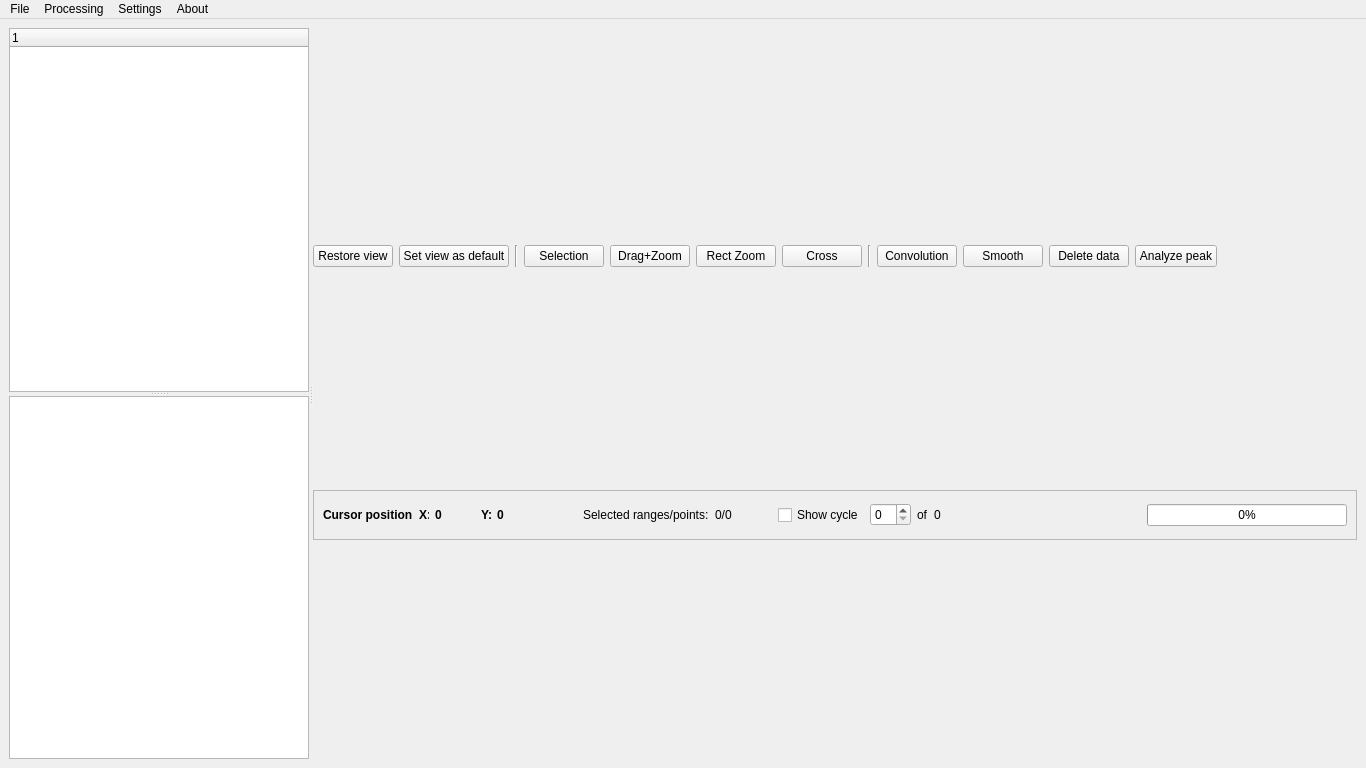
<?xml version="1.0" encoding="UTF-8"?>
<ui version="4.0">
 <class>MainWindow</class>
 <widget class="QMainWindow" name="MainWindow">
  <property name="geometry">
   <rect>
    <x>0</x>
    <y>0</y>
    <width>1366</width>
    <height>768</height>
   </rect>
  </property>
  <property name="minimumSize">
   <size>
    <width>1000</width>
    <height>600</height>
   </size>
  </property>
  <property name="windowTitle">
   <string>MainWindow</string>
  </property>
  <widget class="QWidget" name="centralwidget">
   <layout class="QHBoxLayout" name="horizontalLayout_6" stretch="0">
    <item>
     <widget class="QSplitter" name="splitter_2">
      <property name="orientation">
       <enum>Qt::Horizontal</enum>
      </property>
      <widget class="QSplitter" name="splitter">
       <property name="orientation">
        <enum>Qt::Vertical</enum>
       </property>
       <widget class="QTreeWidget" name="treeWidget">
        <property name="sizePolicy">
         <sizepolicy hsizetype="Fixed" vsizetype="Expanding">
          <horstretch>0</horstretch>
          <verstretch>0</verstretch>
         </sizepolicy>
        </property>
        <property name="minimumSize">
         <size>
          <width>300</width>
          <height>300</height>
         </size>
        </property>
        <column>
         <property name="text">
          <string notr="true">1</string>
         </property>
        </column>
       </widget>
       <widget class="QPlainTextEdit" name="plainTextEdit">
        <property name="sizePolicy">
         <sizepolicy hsizetype="Fixed" vsizetype="Expanding">
          <horstretch>0</horstretch>
          <verstretch>0</verstretch>
         </sizepolicy>
        </property>
        <property name="minimumSize">
         <size>
          <width>300</width>
          <height>150</height>
         </size>
        </property>
        <property name="maximumSize">
         <size>
          <width>16777215</width>
          <height>400</height>
         </size>
        </property>
        <property name="readOnly">
         <bool>true</bool>
        </property>
        <property name="tabStopDistance">
         <double>20.000000000000000</double>
        </property>
       </widget>
      </widget>
      <widget class="QWidget" name="layoutWidget">
       <layout class="QVBoxLayout" name="verticalLayout">
        <item>
         <layout class="QHBoxLayout" name="horizontalLayout">
          <property name="sizeConstraint">
           <enum>QLayout::SetDefaultConstraint</enum>
          </property>
          <item>
           <widget class="QPushButton" name="DefaultViewButton">
            <property name="text">
             <string>Restore view</string>
            </property>
           </widget>
          </item>
          <item>
           <widget class="QPushButton" name="SaveViewButton">
            <property name="text">
             <string>Set view as default</string>
            </property>
           </widget>
          </item>
          <item>
           <widget class="Line" name="line">
            <property name="orientation">
             <enum>Qt::Vertical</enum>
            </property>
           </widget>
          </item>
          <item>
           <widget class="QPushButton" name="SelectionButton">
            <property name="text">
             <string>Selection</string>
            </property>
            <property name="checkable">
             <bool>true</bool>
            </property>
           </widget>
          </item>
          <item>
           <widget class="QPushButton" name="DragAndDropButton">
            <property name="text">
             <string>Drag+Zoom</string>
            </property>
            <property name="checkable">
             <bool>true</bool>
            </property>
           </widget>
          </item>
          <item>
           <widget class="QPushButton" name="ZoomInButton">
            <property name="text">
             <string>Rect Zoom</string>
            </property>
            <property name="checkable">
             <bool>true</bool>
            </property>
           </widget>
          </item>
          <item>
           <widget class="QPushButton" name="CrossButton">
            <property name="text">
             <string>Cross</string>
            </property>
           </widget>
          </item>
          <item>
           <widget class="Line" name="line_2">
            <property name="frameShadow">
             <enum>QFrame::Sunken</enum>
            </property>
            <property name="orientation">
             <enum>Qt::Vertical</enum>
            </property>
           </widget>
          </item>
          <item>
           <widget class="QPushButton" name="ConvolutionButton">
            <property name="text">
             <string>Convolution</string>
            </property>
           </widget>
          </item>
          <item>
           <widget class="QPushButton" name="SmoothButton">
            <property name="text">
             <string>Smooth</string>
            </property>
           </widget>
          </item>
          <item>
           <widget class="QPushButton" name="DeleteDataButton">
            <property name="text">
             <string>Delete data</string>
            </property>
           </widget>
          </item>
          <item>
           <widget class="QPushButton" name="AnalyzePeakButton">
            <property name="text">
             <string>Analyze peak</string>
            </property>
           </widget>
          </item>
          <item>
           <spacer name="horizontalSpacer">
            <property name="orientation">
             <enum>Qt::Horizontal</enum>
            </property>
            <property name="sizeHint" stdset="0">
             <size>
              <width>40</width>
              <height>20</height>
             </size>
            </property>
           </spacer>
          </item>
         </layout>
        </item>
        <item>
         <layout class="QGridLayout" name="gridLayout"/>
        </item>
        <item>
         <widget class="QFrame" name="frame">
          <property name="minimumSize">
           <size>
            <width>0</width>
            <height>30</height>
           </size>
          </property>
          <property name="maximumSize">
           <size>
            <width>16777215</width>
            <height>50</height>
           </size>
          </property>
          <property name="frameShape">
           <enum>QFrame::StyledPanel</enum>
          </property>
          <property name="frameShadow">
           <enum>QFrame::Sunken</enum>
          </property>
          <property name="lineWidth">
           <number>1</number>
          </property>
          <layout class="QHBoxLayout" name="horizontalLayout_5">
           <item>
            <layout class="QHBoxLayout" name="horizontalLayout_2">
             <item>
              <widget class="QLabel" name="label">
               <property name="font">
                <font>
                 <italic>false</italic>
                 <bold>true</bold>
                 <underline>false</underline>
                </font>
               </property>
               <property name="text">
                <string>Cursor position</string>
               </property>
              </widget>
             </item>
             <item>
              <widget class="QLabel" name="label_2">
               <property name="maximumSize">
                <size>
                 <width>10</width>
                 <height>16777215</height>
                </size>
               </property>
               <property name="font">
                <font>
                 <bold>true</bold>
                </font>
               </property>
               <property name="text">
                <string>X:</string>
               </property>
              </widget>
             </item>
             <item>
              <widget class="QLabel" name="label_X">
               <property name="minimumSize">
                <size>
                 <width>40</width>
                 <height>0</height>
                </size>
               </property>
               <property name="font">
                <font>
                 <bold>true</bold>
                </font>
               </property>
               <property name="text">
                <string>0</string>
               </property>
              </widget>
             </item>
             <item>
              <widget class="QLabel" name="label_3">
               <property name="maximumSize">
                <size>
                 <width>10</width>
                 <height>16777215</height>
                </size>
               </property>
               <property name="font">
                <font>
                 <bold>true</bold>
                </font>
               </property>
               <property name="text">
                <string>Y:</string>
               </property>
              </widget>
             </item>
             <item>
              <widget class="QLabel" name="label_Y">
               <property name="minimumSize">
                <size>
                 <width>40</width>
                 <height>0</height>
                </size>
               </property>
               <property name="font">
                <font>
                 <bold>true</bold>
                </font>
               </property>
               <property name="text">
                <string>0</string>
               </property>
              </widget>
             </item>
            </layout>
           </item>
           <item>
            <spacer name="horizontalSpacer_3">
             <property name="orientation">
              <enum>Qt::Horizontal</enum>
             </property>
             <property name="sizeType">
              <enum>QSizePolicy::Preferred</enum>
             </property>
             <property name="sizeHint" stdset="0">
              <size>
               <width>40</width>
               <height>20</height>
              </size>
             </property>
            </spacer>
           </item>
           <item>
            <layout class="QHBoxLayout" name="horizontalLayout_3">
             <item>
              <widget class="QLabel" name="label_4">
               <property name="text">
                <string>Selected ranges/points:</string>
               </property>
              </widget>
             </item>
             <item>
              <widget class="QLabel" name="label_SelectedPointsCount">
               <property name="text">
                <string>0/0</string>
               </property>
              </widget>
             </item>
            </layout>
           </item>
           <item>
            <spacer name="horizontalSpacer_4">
             <property name="orientation">
              <enum>Qt::Horizontal</enum>
             </property>
             <property name="sizeType">
              <enum>QSizePolicy::Preferred</enum>
             </property>
             <property name="sizeHint" stdset="0">
              <size>
               <width>40</width>
               <height>20</height>
              </size>
             </property>
            </spacer>
           </item>
           <item>
            <layout class="QHBoxLayout" name="horizontalLayout_4">
             <item>
              <widget class="QCheckBox" name="checkBox_particularCycle">
               <property name="text">
                <string>Show cycle</string>
               </property>
              </widget>
             </item>
             <item>
              <widget class="QSpinBox" name="spinBox_numberOfCycle"/>
             </item>
             <item>
              <widget class="QLabel" name="label_5">
               <property name="text">
                <string>of</string>
               </property>
              </widget>
             </item>
             <item>
              <widget class="QLabel" name="label_numberOfCycles">
               <property name="text">
                <string>0</string>
               </property>
              </widget>
             </item>
            </layout>
           </item>
           <item>
            <spacer name="horizontalSpacer_2">
             <property name="orientation">
              <enum>Qt::Horizontal</enum>
             </property>
             <property name="sizeHint" stdset="0">
              <size>
               <width>186</width>
               <height>20</height>
              </size>
             </property>
            </spacer>
           </item>
           <item>
            <widget class="QProgressBar" name="progressBar">
             <property name="maximumSize">
              <size>
               <width>300</width>
               <height>16777215</height>
              </size>
             </property>
             <property name="value">
              <number>0</number>
             </property>
             <property name="alignment">
              <set>Qt::AlignCenter</set>
             </property>
             <property name="textVisible">
              <bool>true</bool>
             </property>
            </widget>
           </item>
          </layout>
         </widget>
        </item>
       </layout>
      </widget>
     </widget>
    </item>
   </layout>
  </widget>
  <widget class="QMenuBar" name="menubar">
   <property name="geometry">
    <rect>
     <x>0</x>
     <y>0</y>
     <width>1366</width>
     <height>21</height>
    </rect>
   </property>
   <widget class="QMenu" name="menuFile">
    <property name="title">
     <string>File</string>
    </property>
    <addaction name="actionImport_CVProc_file"/>
    <addaction name="actionImport_ASCII"/>
    <addaction name="actionAdd_data_manually"/>
    <addaction name="separator"/>
    <addaction name="actionSave_file"/>
   </widget>
   <widget class="QMenu" name="menuSettings">
    <property name="title">
     <string>Settings</string>
    </property>
    <addaction name="actionSettings"/>
    <addaction name="actionGraphic_settings"/>
    <addaction name="actionExport_settings"/>
   </widget>
   <widget class="QMenu" name="menuAbout">
    <property name="title">
     <string>About</string>
    </property>
    <addaction name="actionAbout_CVProc"/>
   </widget>
   <widget class="QMenu" name="menuProcessing">
    <property name="title">
     <string>Processing</string>
    </property>
    <addaction name="actionSmooth_all_I_vs_E"/>
    <addaction name="actionConvolute_all"/>
    <addaction name="actionCreate_stack"/>
   </widget>
   <addaction name="menuFile"/>
   <addaction name="menuProcessing"/>
   <addaction name="menuSettings"/>
   <addaction name="menuAbout"/>
  </widget>
  <action name="actionImport_ASCII">
   <property name="text">
    <string>Import EC-Lab ASCII</string>
   </property>
  </action>
  <action name="actionImport_CVProc_file">
   <property name="text">
    <string>Open CVProc file</string>
   </property>
  </action>
  <action name="actionAdd_data_manually">
   <property name="text">
    <string>Add data manually</string>
   </property>
  </action>
  <action name="actionSettings">
   <property name="text">
    <string>General settings</string>
   </property>
  </action>
  <action name="actionAbout_CVProc">
   <property name="enabled">
    <bool>false</bool>
   </property>
   <property name="text">
    <string>About CVProc</string>
   </property>
  </action>
  <action name="actionSmooth_all_I_vs_E">
   <property name="text">
    <string>Smooth</string>
   </property>
  </action>
  <action name="actionConvolute_all">
   <property name="text">
    <string>Convolute</string>
   </property>
  </action>
  <action name="actionGraphic_settings">
   <property name="enabled">
    <bool>false</bool>
   </property>
   <property name="text">
    <string>Graphic settings</string>
   </property>
  </action>
  <action name="actionExport_settings">
   <property name="enabled">
    <bool>false</bool>
   </property>
   <property name="text">
    <string>Export settings</string>
   </property>
  </action>
  <action name="actionSave_file">
   <property name="text">
    <string>Save file</string>
   </property>
  </action>
  <action name="actionCreate_stack">
   <property name="text">
    <string>Create stack</string>
   </property>
  </action>
 </widget>
 <resources/>
 <connections/>
</ui>
